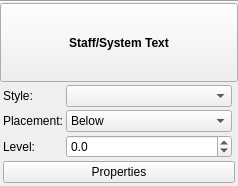
<?xml version="1.0" encoding="UTF-8"?>
<ui version="4.0">
 <class>InspectorStaffText</class>
 <widget class="QWidget" name="InspectorStaffText">
  <property name="geometry">
   <rect>
    <x>0</x>
    <y>0</y>
    <width>238</width>
    <height>186</height>
   </rect>
  </property>
  <property name="accessibleName">
   <string>Staff/System Text Inspector</string>
  </property>
  <layout class="QVBoxLayout" name="verticalLayout">
   <property name="spacing">
    <number>0</number>
   </property>
   <property name="leftMargin">
    <number>0</number>
   </property>
   <property name="topMargin">
    <number>0</number>
   </property>
   <property name="rightMargin">
    <number>0</number>
   </property>
   <property name="bottomMargin">
    <number>0</number>
   </property>
   <item>
    <widget class="QFrame" name="frame">
     <property name="frameShape">
      <enum>QFrame::HLine</enum>
     </property>
     <property name="frameShadow">
      <enum>QFrame::Sunken</enum>
     </property>
    </widget>
   </item>
   <item>
    <widget class="QToolButton" name="title">
     <property name="sizePolicy">
      <sizepolicy hsizetype="Preferred" vsizetype="Preferred">
       <horstretch>0</horstretch>
       <verstretch>0</verstretch>
      </sizepolicy>
     </property>
     <property name="font">
      <font>
       <weight>75</weight>
       <bold>true</bold>
      </font>
     </property>
     <property name="text">
      <string>Staff/System Text</string>
     </property>
    </widget>
   </item>
   <item>
    <widget class="QWidget" name="panel" native="true">
     <property name="sizePolicy">
      <sizepolicy hsizetype="Preferred" vsizetype="Preferred">
       <horstretch>0</horstretch>
       <verstretch>0</verstretch>
      </sizepolicy>
     </property>
     <layout class="QGridLayout" name="gridLayout">
      <property name="leftMargin">
       <number>3</number>
      </property>
      <property name="topMargin">
       <number>3</number>
      </property>
      <property name="rightMargin">
       <number>3</number>
      </property>
      <property name="bottomMargin">
       <number>3</number>
      </property>
      <property name="spacing">
       <number>3</number>
      </property>
      <item row="0" column="0">
       <widget class="QLabel" name="label_2">
        <property name="text">
         <string>Style:</string>
        </property>
        <property name="buddy">
         <cstring>style</cstring>
        </property>
       </widget>
      </item>
      <item row="0" column="1">
       <widget class="QComboBox" name="style">
        <property name="sizePolicy">
         <sizepolicy hsizetype="Expanding" vsizetype="Fixed">
          <horstretch>0</horstretch>
          <verstretch>0</verstretch>
         </sizepolicy>
        </property>
        <property name="minimumSize">
         <size>
          <width>1</width>
          <height>0</height>
         </size>
        </property>
        <property name="accessibleName">
         <string>Style</string>
        </property>
       </widget>
      </item>
      <item row="0" column="2">
       <widget class="Ms::ResetButton" name="resetStyle" native="true">
        <property name="sizePolicy">
         <sizepolicy hsizetype="Fixed" vsizetype="Preferred">
          <horstretch>0</horstretch>
          <verstretch>0</verstretch>
         </sizepolicy>
        </property>
        <property name="accessibleName">
         <string>Reset 'Style' value</string>
        </property>
       </widget>
      </item>
      <item row="1" column="0">
       <widget class="QLabel" name="label">
        <property name="text">
         <string>Placement:</string>
        </property>
        <property name="buddy">
         <cstring>placement</cstring>
        </property>
       </widget>
      </item>
      <item row="1" column="1">
       <widget class="QComboBox" name="placement">
        <property name="sizePolicy">
         <sizepolicy hsizetype="Expanding" vsizetype="Fixed">
          <horstretch>0</horstretch>
          <verstretch>0</verstretch>
         </sizepolicy>
        </property>
        <property name="minimumSize">
         <size>
          <width>1</width>
          <height>0</height>
         </size>
        </property>
        <property name="accessibleName">
         <string>Placement</string>
        </property>
        <item>
         <property name="text">
          <string notr="true">Below</string>
         </property>
        </item>
        <item>
         <property name="text">
          <string notr="true">Above</string>
         </property>
        </item>
       </widget>
      </item>
      <item row="1" column="2">
       <widget class="Ms::ResetButton" name="resetPlacement" native="true">
        <property name="sizePolicy">
         <sizepolicy hsizetype="Fixed" vsizetype="Preferred">
          <horstretch>0</horstretch>
          <verstretch>0</verstretch>
         </sizepolicy>
        </property>
        <property name="accessibleName">
         <string>Reset 'Placement' value</string>
        </property>
       </widget>
      </item>
      <item row="2" column="0">
       <widget class="QLabel" name="levelLabel">
        <property name="text">
         <string>Level:</string>
        </property>
        <property name="buddy">
         <cstring>level</cstring>
        </property>
       </widget>
      </item>
      <item row="2" column="1">
       <widget class="Ms::LevelSpinBox" name="level">
        <property name="sizePolicy">
         <sizepolicy hsizetype="Expanding" vsizetype="Fixed">
          <horstretch>0</horstretch>
          <verstretch>0</verstretch>
         </sizepolicy>
        </property>
        <property name="toolTip">
         <string>How much louder or softer the notes play whose technique this text sets (pizz., col legno, sul tasto ...), until the next text that changes the technique (sound library parts: than the technique; the built-in synthesizer by its velocity). Adds up with the notes' articulations' levels. Library default: no change</string>
        </property>
        <property name="accessibleName">
         <string>Level</string>
        </property>
        <property name="decimals">
         <number>1</number>
        </property>
        <property name="minimum">
         <double>-35.500000000000000</double>
        </property>
        <property name="maximum">
         <double>35.500000000000000</double>
        </property>
        <property name="singleStep">
         <double>0.500000000000000</double>
        </property>
       </widget>
      </item>
      <item row="2" column="2">
       <widget class="Ms::ResetButton" name="resetLevel" native="true">
        <property name="sizePolicy">
         <sizepolicy hsizetype="Fixed" vsizetype="Preferred">
          <horstretch>0</horstretch>
          <verstretch>0</verstretch>
         </sizepolicy>
        </property>
        <property name="accessibleName">
         <string>Reset 'Level' value</string>
        </property>
       </widget>
      </item>
      <item row="3" column="0" colspan="3">
       <widget class="QPushButton" name="properties">
        <property name="text">
         <string>Properties</string>
        </property>
       </widget>
      </item>
     </layout>
    </widget>
   </item>
  </layout>
 </widget>
 <customwidgets>
  <customwidget>
   <class>Ms::ResetButton</class>
   <extends>QWidget</extends>
   <header>inspector/resetButton.h</header>
   <container>1</container>
  </customwidget>
  <customwidget>
   <class>Ms::LevelSpinBox</class>
   <extends>QDoubleSpinBox</extends>
   <header>inspector/levelSpinBox.h</header>
  </customwidget>
 </customwidgets>
 <tabstops>
  <tabstop>title</tabstop>
  <tabstop>style</tabstop>
  <tabstop>placement</tabstop>
  <tabstop>level</tabstop>
  <tabstop>properties</tabstop>
 </tabstops>
 <resources/>
 <connections/>
</ui>
